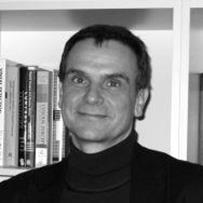
#> input picture bidsmgr/gui/assets/Jochem.jpg, 203 x 203 px
$ python -i masks.py   (imports and definitions only)
#> lines starting #> are read from the running program, lines starting #| are printed output that depends on the picture; after the words box and inside, x2 and y2 are one past the last pixel; in counts of white or black regions, pixels touching at a corner belong together
### bidsmgr/qc/stats.py
"""Small statistics and morphology the checks share. numpy and scipy only.

Robust where it matters: a quality check is run on the images most likely to
be wrong, so a mean or a standard deviation alone is the wrong summary of a
region that may hold an artefact.
"""

from __future__ import annotations

from typing import Optional

import numpy as np

#: MAD to SD for a normal distribution.
MAD_TO_SD = 1.4826


# [65 lines left out: functions mad, nanmedian_rows, robust_z, weighted_stats, not called in this run]


def otsu(values: np.ndarray, bins: int = 256) -> float:
    """Otsu's threshold of ``values``."""
    v = np.asarray(values, dtype=np.float64)
    v = v[np.isfinite(v)]
    if v.size == 0:
        return 0.0
    hist, edges = np.histogram(v, bins=bins)
    centres = (edges[:-1] + edges[1:]) / 2.0
    w0 = np.cumsum(hist).astype(np.float64)
    w1 = w0[-1] - w0
    m0 = np.cumsum(hist * centres) / np.maximum(w0, 1)
    m1 = (np.sum(hist * centres) - np.cumsum(hist * centres)) / np.maximum(w1, 1)
    between = w0 * w1 * (m0 - m1) ** 2
    # Every threshold inside an empty gap is as good: take the gap's middle,
    # not its first bin (which hugs the lower population).
    best = np.flatnonzero(between >= between.max() * (1 - 1e-9))
    return float(centres[int(best[len(best) // 2])])


# [81 lines left out: functions largest_components, ball, block_factor, block_mean, block_affine, block_expand and 1 more, not called in this run]


__all__ = [
    "MAD_TO_SD", "ball", "block_affine", "block_expand", "block_factor", "block_mean",
    "gaussian_kde_grid", "largest_components", "mad", "nanmedian_rows", "otsu", "robust_z",
    "weighted_stats",
]

### bidsmgr/qc/masks.py
"""Where the head is, where the air is, and the air not to measure.

The air around the head is where noise and artefacts are measured (ghosts,
ringing, motion, wrap-around). Three kinds of "air" are not air and would
make every such measure meaningless:

- **zero fill**: voxels set to exactly zero by the scanner or a resampling
  (a rotated field of view, a background the scanner blanks);
- **defacing**: the face and ears set to zero to protect identity. The
  check measures air ONLY in images that are not defaced (the sidecar
  records defacing, ``deface.status``; an image whose face region is blank
  is treated the same, with or without a record);
- **the face, neck and shoulders**: below the plane through the glabella
  and the inion, where folding and motion are normal (MRIQC's "hat").

Head and air masks are made on the working grid (about 2 mm) and expanded
to the image's grid only where a measure needs it.
"""

from __future__ import annotations

from typing import Optional

import numpy as np

from . import stats


# [19 lines left out: function zero_fill, not called in this run]


def head(image: np.ndarray, *, exclude: Optional[np.ndarray] = None) -> np.ndarray:
    """The head: Otsu's threshold between air and tissue (zero fill left
    out of the histogram), closed over gaps, the largest part kept, holes
    filled. On the working grid."""
    from scipy import ndimage as ndi

    img = np.asarray(image, dtype=np.float32)
    keep = np.isfinite(img) & (img > 0)
    if exclude is not None:
        keep &= ~exclude
    values = img[keep]
    if values.size < 100:
        return np.zeros(img.shape, dtype=bool)
    # Otsu on the square root splits air from tissue, but with two tissue
    # populations (a dim scalp, a bright brain) it can split the tissues
    # instead. The air's own noise sets a floor: just above it is head.
    otsu = stats.otsu(np.sqrt(values)) ** 2
    thr = otsu
    level = air_level(img, keep=keep, below=0.5 * otsu, blank=exclude)
    if level is not None:
        thr = min(otsu, level[0] + 4.0 * level[1])
    mask = img > thr
    # Noise and ghosts just above that floor come as specks and thin
    # strands: an opening cuts them off before the largest part is kept.
    mask = ndi.binary_opening(mask, structure=stats.ball(1), iterations=2)
    mask = stats.largest_components(mask, 1)
    mask = ndi.binary_closing(mask, structure=stats.ball(2), iterations=1)
    filled = ndi.binary_fill_holes(mask)
    # A head open to the air (mouth, a nasal cavity cut by the field of
    # view) is not filled by a 3-D fill: fill slice by slice as well.
    for axis in range(3):
        filled = filled | np.stack([ndi.binary_fill_holes(s) for s in np.moveaxis(
            filled, axis, 0)], axis=axis)
    return filled


def air_level(image: np.ndarray, *, keep: Optional[np.ndarray] = None,
              below: Optional[float] = None,
              blank: Optional[np.ndarray] = None) -> Optional[tuple[float, float]]:
    """``(median, spread)`` of the air's noise, or None: too little to
    measure, no spread (zero fill), or brighter than ``below`` (the head
    reaches it). The air sampled is the border of the field of view (air,
    in a head scan) and, when the scanner blanked the background
    (``blank``, its zero fill), the band just inside the blanked part: on a
    Philips scan with 70 % of the volume at zero, the only non-zero border
    left was the neck."""
    from scipy import ndimage as ndi

    img = np.asarray(image, dtype=np.float32)
    if keep is None:
        keep = np.isfinite(img) & (img > 0)
    edge = np.zeros(img.shape, dtype=bool)
    b = max(2, min(img.shape[:3]) // 20)
    edge[:b] = edge[-b:] = True
    edge[:, :b] = edge[:, -b:] = True
    edge[:, :, :b] = edge[:, :, -b:] = True
    if blank is not None and np.asarray(blank).any():
        blank = np.asarray(blank, dtype=bool)
        edge |= ndi.binary_dilation(blank, iterations=2) & ~blank
    border = img[edge & keep]
    if border.size <= 100:
        return None
    med = float(np.median(border))
    spread = float(np.median(np.abs(border - med))) * stats.MAD_TO_SD
    if spread <= 0 or (below is not None and med >= below):
        return None
    return med, spread


# [56 lines left out: functions face_blank_share, air, artefacts, not called in this run]


__all__ = ["air", "air_level", "artefacts", "face_blank_share", "head", "zero_fill"]

>>> import cv2
>>> picture = cv2.imread('../gui/assets/Jochem.jpg', cv2.IMREAD_GRAYSCALE)
#> picture is the input picture: shape (203, 203); min 0, max 255, mean 127.3
>>> result = head(picture)
#> in head, `keep = np.isfinite(img) & (img > 0)`:
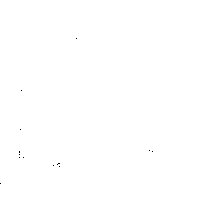
#> keep: shape (203, 203) bool; 100% white; black in thin lines or dots, all inside (x1, y1, x2, y2) = (0, 38, 153, 184)
#> in otsu, `hist, edges = np.histogram(v, bins=bins)`: hist = 256 values, max 997 at index 237, min 0 at index 1, mean 160.9; edges = 257 values from 1 to 15.97
#> in otsu, `centres = (edges[:-1] + edges[1:]) / 2.0`: centres = 256 values from 1.03 to 15.94
#> in otsu, `w0 = np.cumsum(hist).astype(np.float64)`: w0 = 256 values from 2 to 41193
#> in otsu, `w1 = w0[-1] - w0`: w1 = 256 values, max 41191 at index 0, min 0 at index 255, mean 25946
#> in otsu, `m0 = np.cumsum(hist * centres) / np.maximum(w0, 1)`: m0 = 256 values from 1.03 to 10.46
#> in otsu, `m1 = (np.sum(hist * centres) - np.cumsum(hist * centres)) / np.maximum..`: m1 = 256 values, max 15.94 at index 254, min 0 at index 255, mean 13
#> in otsu, `between = w0 * w1 * (m0 - m1) ** 2`: between = 256 values, max 2.46e+10 at index 135, min 0 at index 255, mean 1.55e+10
#> in otsu, `best = np.flatnonzero(between >= between.max() * (1 - 1e-9))`: best = [135]
#> in head, `otsu = stats.otsu(np.sqrt(values)) ** 2`: otsu = 79.62
#> (the run stopped early here; a loop or call above may not have finished)

$ run again, on bidsmgr/gui/assets/Karel.jpeg
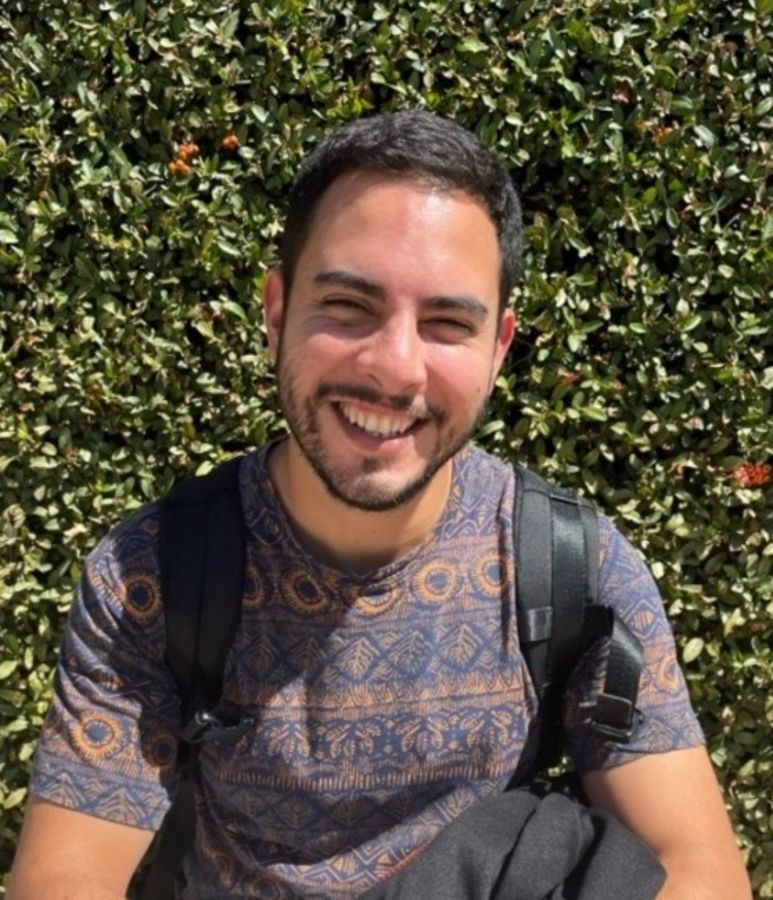
#> input picture bidsmgr/gui/assets/Karel.jpeg, 773 x 900 px
#> `picture = cv2.imread('../gui/assets/Jochem.jpg', cv2.IMREAD_GRAYSCALE)`:
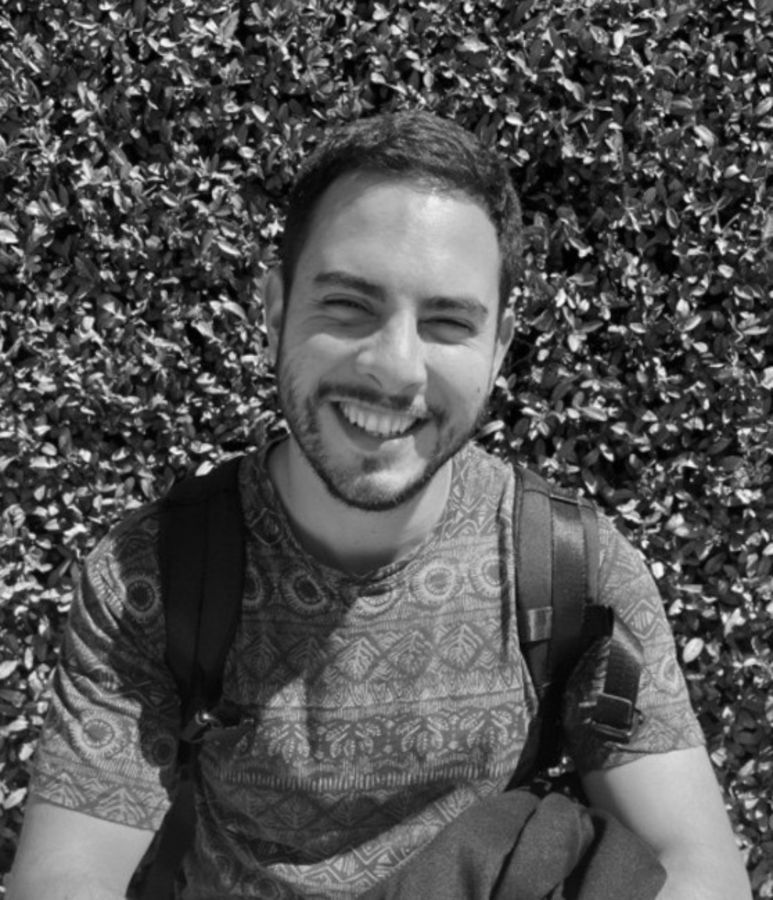
#> picture: shape (900, 773); min 0, max 252, mean 83.1
#> in head, `keep = np.isfinite(img) & (img > 0)`:
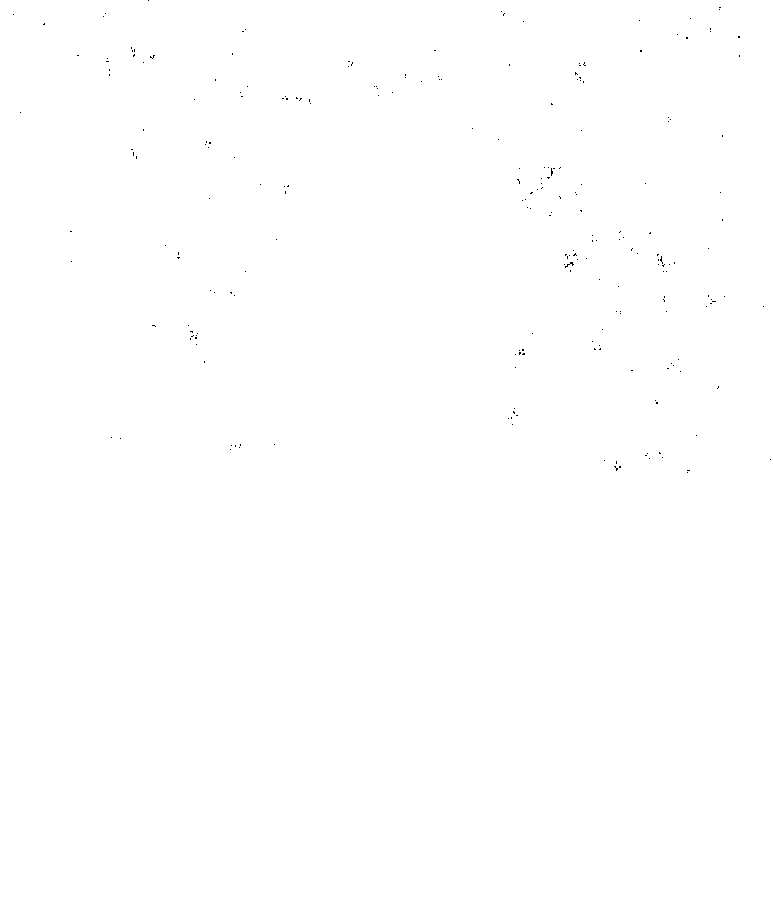
#> keep: shape (900, 773) bool; 99.9% white; black in thin lines or dots, all inside (x1, y1, x2, y2) = (13, 0, 771, 473)
#> hist = 256 values, max 7429 at index 146, min 0 at index 1, mean 2715.7; edges = 257 values from 1 to 15.87
#> centres = 256 values from 1.03 to 15.85
#> w0 = 256 values from 594 to 695228
#> w1 = 256 values, max 694634 at index 0, min 0 at index 255, mean 354038.7
#> m0 = 256 values from 1.03 to 8.6
#> m1 = 256 values, max 15.85 at index 254, min 0 at index 255, mean 11.34
#> between = 256 values, max 3.16e+12 at index 133, min 0 at index 255, mean 1.57e+12
#> best = [133]
#> otsu = 76.68
